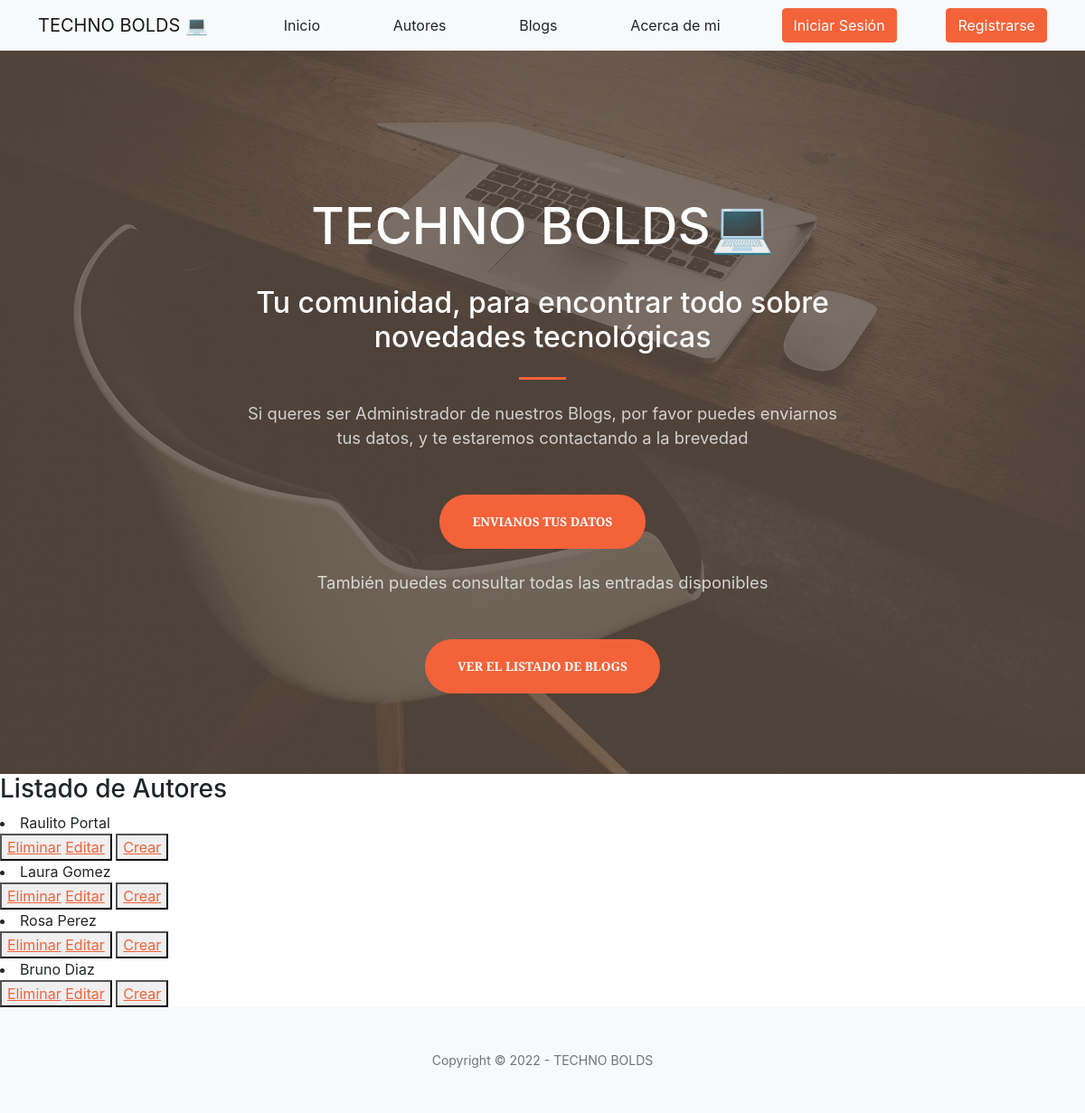
The app's page /autores/, older data.
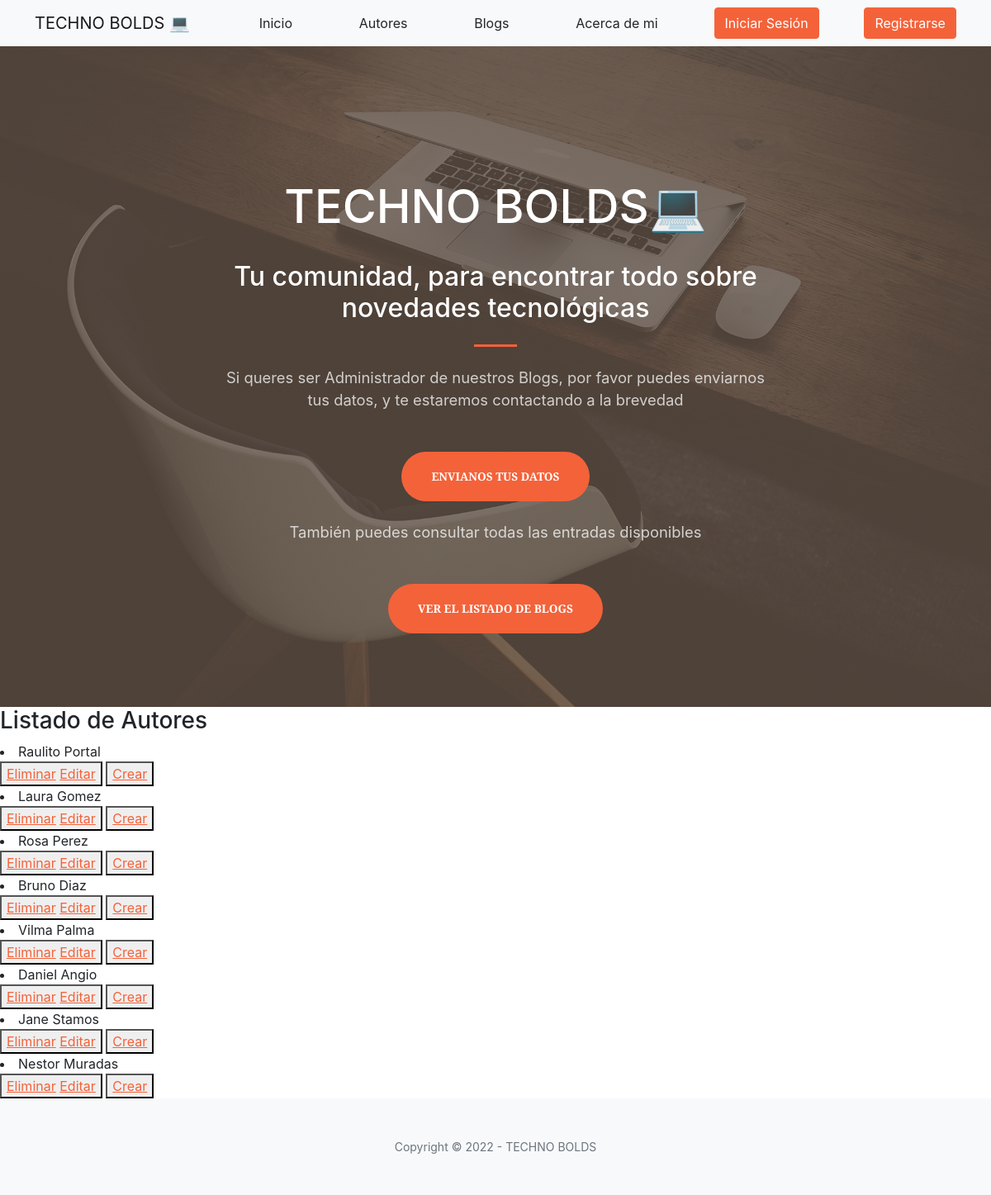
The same page, newer data.
### AppCoder/models.py (models this page shows)
class Autor(models.Model):
    nombre = models.CharField(max_length=30, default="")
    apellido = models.CharField(max_length=30 , default="")
    profesion = models.CharField(max_length=30 , default="")
    email = models.EmailField(default="")
    def __str__(self) -> str:
        return self.nombre+" "+self.apellido

### AppCoder/views.py (the view)
# urls.py: path("autores/", views.leerAutores, name="autores"),
def leerAutores(request):
    autores = Autor.objects.all()
    contexto = {'autores':autores}
    return render(request, 'appCoder/autores.html', contexto )

### AppCoder/template/AppCoder/autores.html
{% extends "appCoder/padre.html" %}
{% load static %}
{% block contenidoQueCambia %}
<h3>Listado de Autores</h3>
{% for autor in autores %}
<li>{{autor}}</li>
<button>
    <a href="{% url 'eliminarAutor' autor.nombre %}">Eliminar</a>
    <a href="{% url 'editarAutor' autor.nombre %}">Editar</a>
</button>
<button>
    <a href="{% url 'autor_crear' %}">Crear</a>
</button>
{% endfor %}
{% endblock %}

Row changes from the older to the newer data that the page shows:
added Autor: nombre+apellido "Vilma Palma"
added Autor: nombre+apellido "Daniel Angio"
added Autor: nombre+apellido "Jane Stamos"
added Autor: nombre+apellido "Nestor Muradas"
